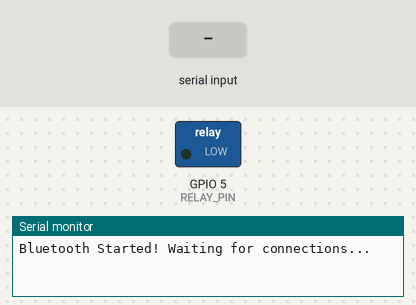
Recording of a sketch running on a simulated ESP32. On the bench: switched loads named in the sketch (green lamp = pin HIGH), the last lines printed to the serial monitor. The inputs (shaded band) are chosen by the test bench. Nothing arrives over Bluetooth unless stated.

Above: at 1.2 s.
1.3 s: "ON\n" received over the second serial link
At 1.9 s:
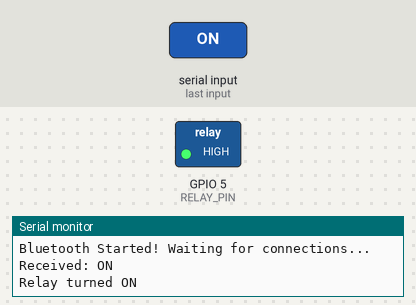
2.8 s: "OFF\n" received over the second serial link
At 3.2 s:
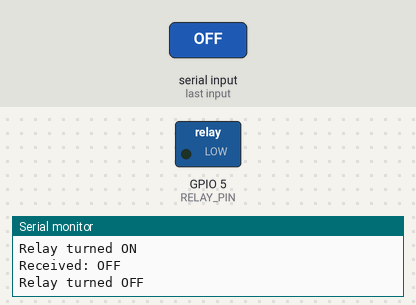
Timing chart, 0 to 5.8 s (numbered marks = the images above; inputs shaded):
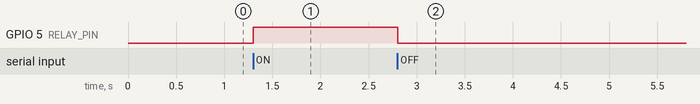

The sketch:

code_for_MIT_connect_disc_relay.ino
```cpp
#include "BluetoothSerial.h"

BluetoothSerial SerialBT;

#define RELAY_PIN 5

void setup() {
    Serial.begin(115200);
    SerialBT.begin("ESP32_Relay");
    pinMode(RELAY_PIN, OUTPUT);
    digitalWrite(RELAY_PIN, LOW); // Start with relay off
    Serial.println("Bluetooth Started! Waiting for connections...");
}

void loop() {
    if (SerialBT.available()) { // Check if data is received
        String command = SerialBT.readStringUntil('\n'); // read a string of characters from the Bluetooth serial connection
        command.trim(); // Remove spaces and newlines
        Serial.println("Received: " + command);

        if (command == "ON") {
            digitalWrite(RELAY_PIN, HIGH); // Turn relay ON
            SerialBT.println("Relay is ON");
            Serial.println("Relay turned ON");
        }
        else if (command == "OFF") {
            digitalWrite(RELAY_PIN, LOW); // Turn relay OFF
            SerialBT.println("Relay is OFF");
            Serial.println("Relay turned OFF");
        }
        else {
            SerialBT.println("Invalid Command. Send 'ON' or 'OFF'");
        }
    }
    delay(100);
}


//esp32 by Espressif Systems
```

Measured:
- after the input at 1.3 s, GPIO 5 (RELAY_PIN): LOW → HIGH at once
- after the input at 2.8 s, GPIO 5 (RELAY_PIN): HIGH → LOW at once
